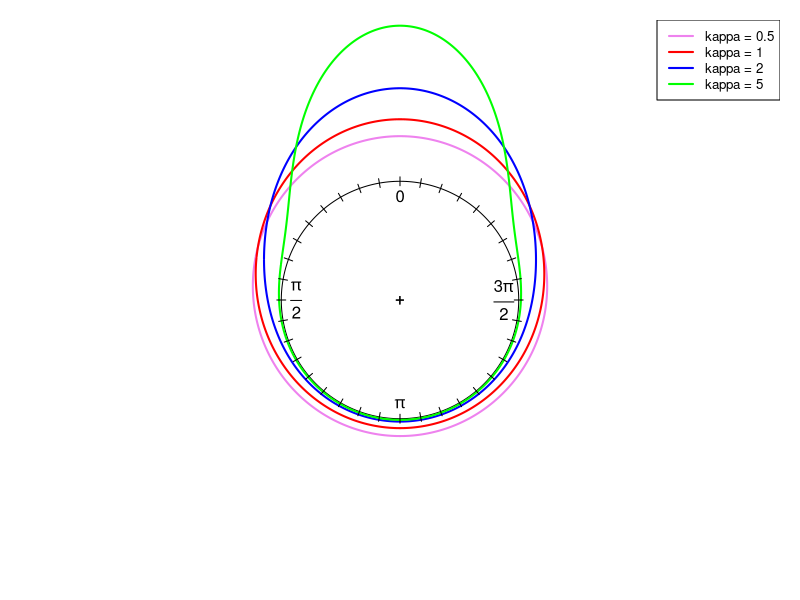
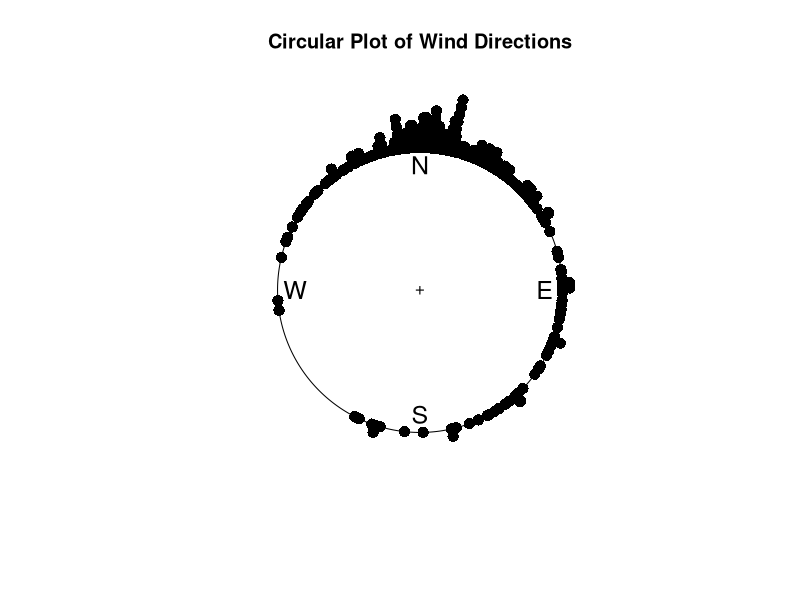
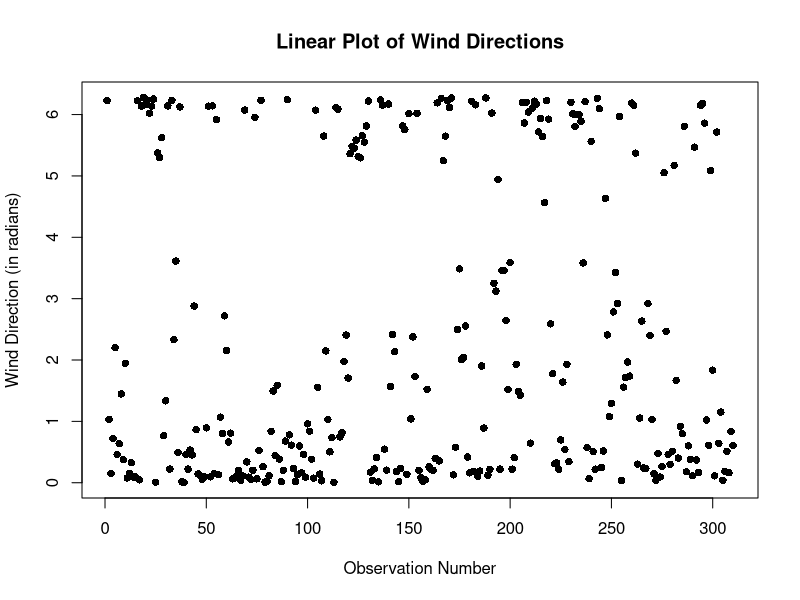
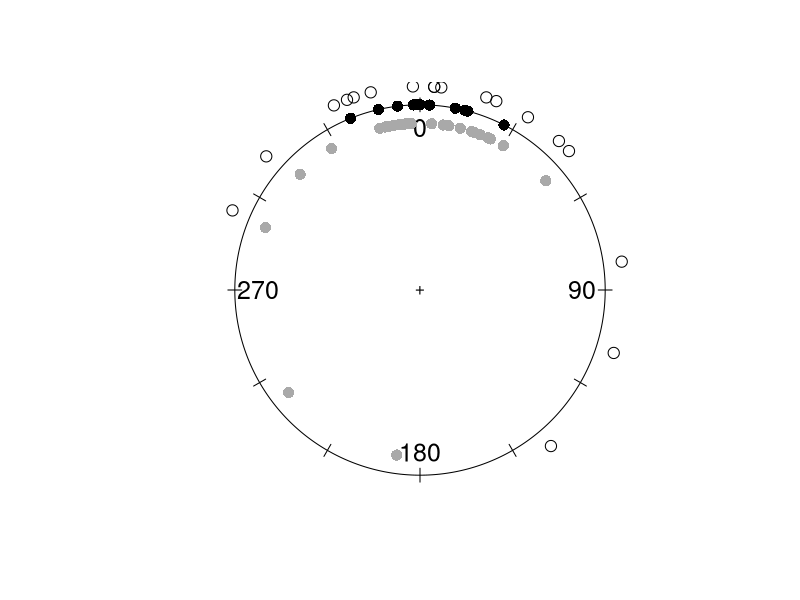
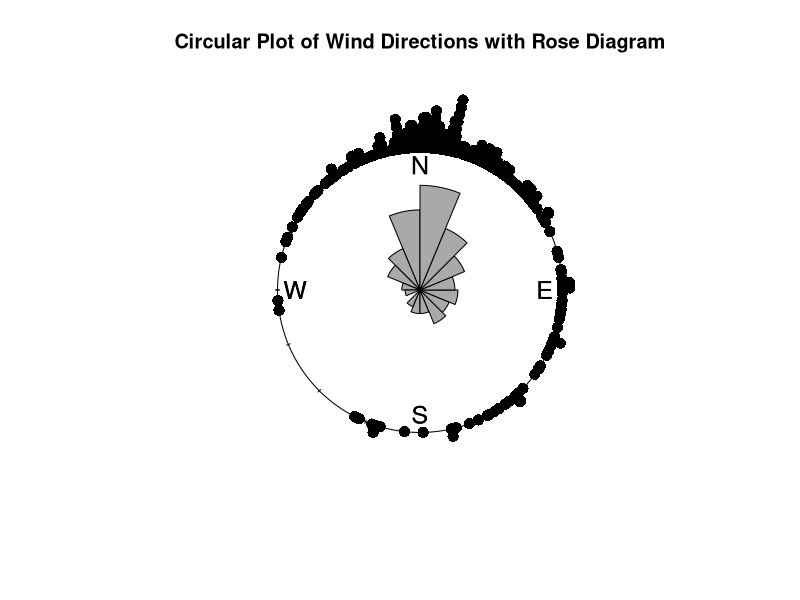
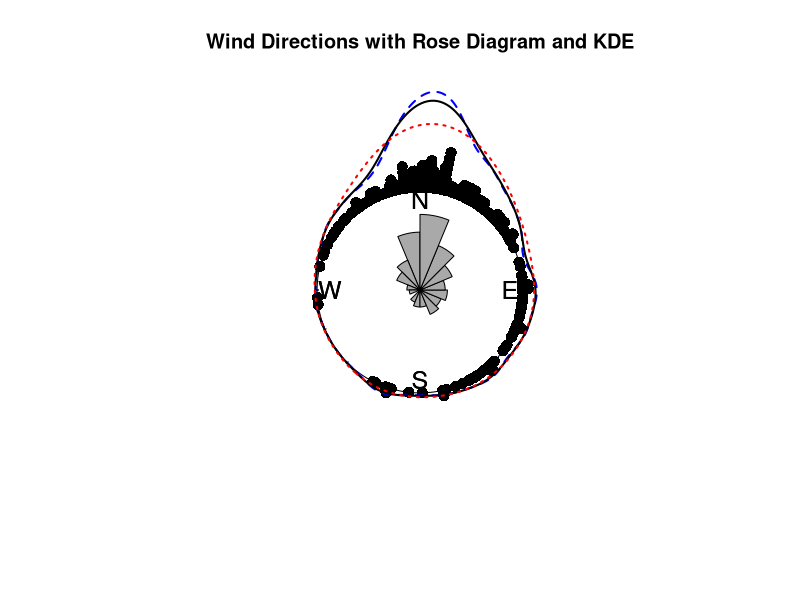
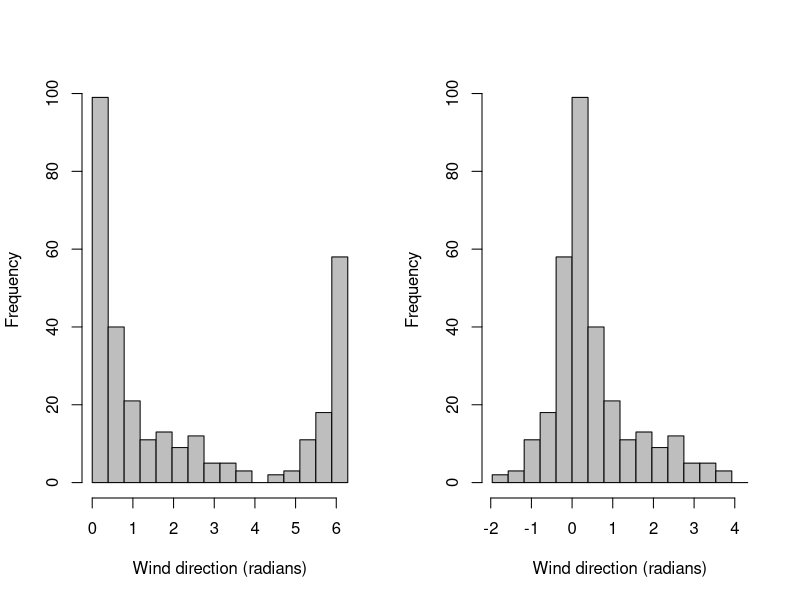

Source code (R) for these figures, in order:
## ---- chunk 1
if(!require(circular)) install.packages("circular")

library(circular)
## ---- chunk 2
mu <- circular(0) # Set the mean direction at o
kappas <- c(0.5, 1, 2, 5)

angles <- seq(0, 2*pi, length.out = 720)

densities <- list() # To store the value of PDFs at each points
for (kappa in kappas) {
  density <- dvonmises(angles, mu = mu, kappa = kappa) # This should return a vector, since argument x is a vector 
  densities[[as.character(kappa)]] <- density
}

# Plot
png("von_mises_circular_plot.png", width = 2000, height = 2000, res = 300)
plot.new()
par(mar = c(1, 1, 1, 1))
plot(circular(list()), zero = pi/2, bin = 720, shrink = 2.1)
colors <- c("violet", "red", "blue", "green")
for (i in seq_along(kappas)) {
  lines.circular(angles, densities[[as.character(kappas[i])]] * 1.5 + 0.01, 
                 col = colors[i], lwd = 2, zero = pi/2)
}
legend("topright", legend = paste("kappa =", kappas),
       col = colors, lwd = 2, cex = 0.8)
axis.circular(
  at = circular(seq(0, 2 * pi - pi / 18, by = pi / 18)),
  labels = rep("", 36),
  tcl = 0.075,
  zero = pi/2,
  rotation = "clock"
)
dev.off()
## ---- chunk 3
library(circular)
windc <- circular(wind, type="angles",units="radians",template="geographics")

png("raw_data_plot.png", width = 2000, height = 2000, res = 300)
plot.new()
plot(windc, stack=TRUE, col="black", shrink=1.3, cex=1.5, bin=720, sep=0.035,
     main="Circular Plot of Wind Directions")
dev.off()
## ---- chunk 4
png("linear.png", width = 2000, height = 1400, res = 300)
plot.new()
plot(wind, pch=16, col="black",
     xlab="Observation Number", 
     ylab="Wind Direction (in radians)",
     main="Linear Plot of Wind Directions")
dev.off()
## ---- chunk 5
png("multi_data_plot.png", width = 2000, height = 2000, res = 300)
plot.new()
plot(fisherB10c$set1, units="degrees", zero=pi/2, rotation="clock", pch=16, cex=1.5)
ticks.circular(circular(seq(0, (11/6)*pi, pi/6)), zero=pi/2, 
               rotation="clock", tcl=0.075)
points(fisherB10c$set2, zero=pi/2, rotation="clock", pch=16,
       col="darkgrey", next.points=-0.1, cex=1.5)
points(fisherB10c$set3, zero=pi/2, rotation="clock", pch=1, 
       next.points=0.1, cex=1.5)

dev.off()
## ---- chunk 6
png("rose.png", width = 2000, height = 2000, res = 300)
plot.new()
plot(windc, stack=TRUE, col="black", shrink=1.3, cex=1.5, bin=720, sep=0.035,
     main="Circular Plot of Wind Directions with Rose Diagram")
rose.diag(windc, bins=16, col="darkgrey", cex=1.5, prop=1.3, add=TRUE)
dev.off()
## ---- chunk 7
png("KDE.png", width = 2000, height = 2000, res = 300)
plot.new()
plot(windc, stack=TRUE, col="black", shrink=1.8, cex=1.5, bin=720, sep=0.035,
     main="Wind Directions with Rose Diagram and KDE")
rose.diag(windc, bins=16, col="darkgrey", cex=1.5, prop=1.3, add=TRUE)
lines(density.circular(windc, bw = 75), lwd = 2, lty = 2, col = "blue")  # too smooth
lines(density.circular(windc, bw = 40), lwd = 2, lty = 1, col = "black")  # proper
lines(density.circular(windc, bw = 10), lwd = 2, lty = 3, col = "red") # overfitting
dev.off()
## ---- chunk 8
png("histo.png", width = 2000, height = 1000, res = 300)
plot.new()
par(mfrow = c(1,2))

hist(wind, main = " ", xlab = "Wind direction (radians)", ylab = "Frequency", 
     breaks = seq(from = 0, to = 2 * pi, by = pi / 8), 
     col = "grey", xlim = c(0, 2 * pi))

n <- length(wind) 
cutpoint <- 2 * pi - (5 * pi / 8) 
windshift <- numeric(n)

for (j in 1:n) { 
  if (wind[j] >= cutpoint) { 
    windshift[j] <- wind[j] - 2 * pi 
  } else { 
    windshift[j] <- wind[j] 
  }
}

hist(windshift, main = "", xlab = "Wind direction (radians)", ylab = "Frequency", 
  breaks = seq(from = -5 * pi / 8, to = 2 * pi - 5 * pi / 8, by = pi / 8), 
  col = "grey", xlim = c(-5 * pi / 8, 2 * pi - 5 * pi / 8))

par(mfrow = c(1, 1)) 
dev.off()
## ---- chunk 9
fB11 <- c(fisherB11,8)
fB11c <- circular(fB11, unit="degree", zero=circular(0), rotation="counter")
trigonometric.moment(fB11c, p=2, center=TRUE)
## ---- chunk 10
mean(fB11c)
## ---- chunk 11
median.circular(fB11c)
